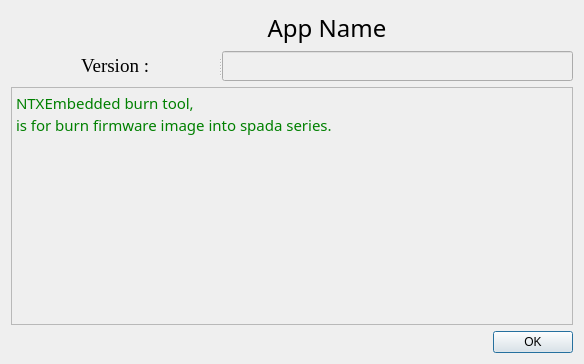
<?xml version="1.0" encoding="UTF-8"?>
<ui version="4.0">
 <class>Dialog_About</class>
 <widget class="QDialog" name="Dialog_About">
  <property name="geometry">
   <rect>
    <x>0</x>
    <y>0</y>
    <width>584</width>
    <height>364</height>
   </rect>
  </property>
  <property name="windowTitle">
   <string>About...</string>
  </property>
  <layout class="QVBoxLayout" name="verticalLayout_2">
   <item>
    <layout class="QHBoxLayout" name="horizontalLayout">
     <item>
      <widget class="QLabel" name="label_logo">
       <property name="sizePolicy">
        <sizepolicy hsizetype="Fixed" vsizetype="Fixed">
         <horstretch>0</horstretch>
         <verstretch>0</verstretch>
        </sizepolicy>
       </property>
       <property name="minimumSize">
        <size>
         <width>64</width>
         <height>64</height>
        </size>
       </property>
       <property name="maximumSize">
        <size>
         <width>64</width>
         <height>64</height>
        </size>
       </property>
       <property name="frameShape">
        <enum>QFrame::NoFrame</enum>
       </property>
       <property name="text">
        <string/>
       </property>
       <property name="pixmap">
        <pixmap resource="Resource.qrc">:/Image/Logo.png</pixmap>
       </property>
       <property name="scaledContents">
        <bool>true</bool>
       </property>
      </widget>
     </item>
     <item>
      <layout class="QVBoxLayout" name="verticalLayout">
       <item>
        <widget class="QLabel" name="label_App_Name">
         <property name="font">
          <font>
           <family>標楷體</family>
           <pointsize>18</pointsize>
          </font>
         </property>
         <property name="text">
          <string>App Name</string>
         </property>
         <property name="alignment">
          <set>Qt::AlignCenter</set>
         </property>
        </widget>
       </item>
       <item>
        <widget class="QSplitter" name="splitter">
         <property name="orientation">
          <enum>Qt::Horizontal</enum>
         </property>
         <widget class="QLabel" name="label_Version">
          <property name="font">
           <font>
            <family>Times New Roman</family>
            <pointsize>14</pointsize>
           </font>
          </property>
          <property name="text">
           <string>Version :</string>
          </property>
         </widget>
         <widget class="QLineEdit" name="lineEdit_Version">
          <property name="enabled">
           <bool>false</bool>
          </property>
          <property name="font">
           <font>
            <family>Times New Roman</family>
            <pointsize>14</pointsize>
           </font>
          </property>
         </widget>
        </widget>
       </item>
      </layout>
     </item>
    </layout>
   </item>
   <item>
    <widget class="QTextEdit" name="textEdit_Description">
     <property name="enabled">
      <bool>false</bool>
     </property>
     <property name="font">
      <font>
       <family>新細明體</family>
       <pointsize>11</pointsize>
      </font>
     </property>
     <property name="html">
      <string>&lt;!DOCTYPE HTML PUBLIC &quot;-//W3C//DTD HTML 4.0//EN&quot; &quot;http://www.w3.org/TR/REC-html40/strict.dtd&quot;&gt;
&lt;html&gt;&lt;head&gt;&lt;meta name=&quot;qrichtext&quot; content=&quot;1&quot; /&gt;&lt;style type=&quot;text/css&quot;&gt;
p, li { white-space: pre-wrap; }
&lt;/style&gt;&lt;/head&gt;&lt;body style=&quot; font-family:'新細明體'; font-size:11pt; font-weight:400; font-style:normal;&quot;&gt;
&lt;p style=&quot; margin-top:0px; margin-bottom:0px; margin-left:0px; margin-right:0px; -qt-block-indent:0; text-indent:0px;&quot;&gt;&lt;span style=&quot; color:#008000;&quot;&gt;NTXEmbedded&lt;/span&gt;&lt;span style=&quot; color:#c0c0c0;&quot;&gt; &lt;/span&gt;&lt;span style=&quot; color:#008000;&quot;&gt;burn&lt;/span&gt;&lt;span style=&quot; color:#c0c0c0;&quot;&gt; &lt;/span&gt;&lt;span style=&quot; color:#008000;&quot;&gt;tool,&lt;/span&gt;&lt;/p&gt;
&lt;p style=&quot; margin-top:0px; margin-bottom:0px; margin-left:0px; margin-right:0px; -qt-block-indent:0; text-indent:0px;&quot;&gt;&lt;span style=&quot; color:#008000;&quot;&gt;is for&lt;/span&gt;&lt;span style=&quot; color:#c0c0c0;&quot;&gt; &lt;/span&gt;&lt;span style=&quot; color:#008000;&quot;&gt;burn&lt;/span&gt;&lt;span style=&quot; color:#c0c0c0;&quot;&gt; &lt;/span&gt;&lt;span style=&quot; color:#008000;&quot;&gt;firmware&lt;/span&gt;&lt;span style=&quot; color:#c0c0c0;&quot;&gt; &lt;/span&gt;&lt;span style=&quot; color:#008000;&quot;&gt;image&lt;/span&gt;&lt;span style=&quot; color:#c0c0c0;&quot;&gt; &lt;/span&gt;&lt;span style=&quot; color:#008000;&quot;&gt;into&lt;/span&gt;&lt;span style=&quot; color:#c0c0c0;&quot;&gt; &lt;/span&gt;&lt;span style=&quot; color:#008000;&quot;&gt;spada&lt;/span&gt;&lt;span style=&quot; color:#c0c0c0;&quot;&gt; &lt;/span&gt;&lt;span style=&quot; color:#008000;&quot;&gt;series.&lt;/span&gt;&lt;/p&gt;
&lt;p style=&quot;-qt-paragraph-type:empty; margin-top:0px; margin-bottom:0px; margin-left:0px; margin-right:0px; -qt-block-indent:0; text-indent:0px; color:#008000;&quot;&gt;&lt;br /&gt;&lt;/p&gt;
&lt;p style=&quot;-qt-paragraph-type:empty; margin-top:0px; margin-bottom:0px; margin-left:0px; margin-right:0px; -qt-block-indent:0; text-indent:0px; color:#008000;&quot;&gt;&lt;br /&gt;&lt;/p&gt;&lt;/body&gt;&lt;/html&gt;</string>
     </property>
    </widget>
   </item>
   <item>
    <layout class="QHBoxLayout" name="horizontalLayout_2">
     <item>
      <spacer name="horizontalSpacer">
       <property name="orientation">
        <enum>Qt::Horizontal</enum>
       </property>
       <property name="sizeHint" stdset="0">
        <size>
         <width>40</width>
         <height>20</height>
        </size>
       </property>
      </spacer>
     </item>
     <item>
      <widget class="QPushButton" name="pushButton">
       <property name="text">
        <string>OK</string>
       </property>
      </widget>
     </item>
    </layout>
   </item>
  </layout>
 </widget>
 <resources>
  <include location="Resource.qrc"/>
 </resources>
 <connections/>
</ui>
